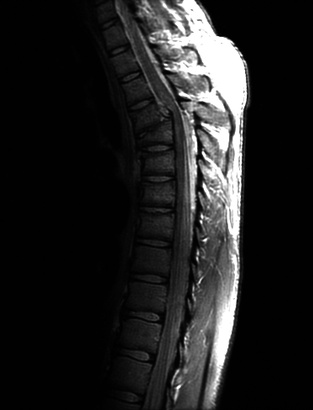
%> input picture project01/code/Fig1.jpg, 313 x 410 px, shrunk from 373 x 488 before the run
$ octave assignment1.m   (GNU Octave 9; MATLAB toolbox functions it lacks are replaced by stand-ins)
%> lines starting %> are read from the running program, lines starting %| are printed output that depends on the picture
### project01/code/hist.m
function y=hist(f,n)
%f is the original image
%y is the gray-level distribution of this image
%n is the gray-level of the image
y=zeros(1,n);
for i=1:size(f,1)
    for j=1:size(f,2)
        y(f(i,j)+1)=y(f(i,j)+1)+1;
    end
end
y=y/numel(f);
%normalization process
end

### project01/code/Histogram_equalization.m
function Histogram_equalization(f,n)
%f is the original image
%n is the gray-level of the image
x=0:n-1;
y=hist(f,n);
subplot(2,3,1),imshow(f);
title('original image');
subplot(2,3,2),plot(x,y),xlabel('x'),ylabel('y'),title('histogram of the original image');
[s,f1]=equalization(f,y,n);
subplot(2,3,3),plot(x,s),xlabel('x'),ylabel('s'),title('transformation function');
subplot(2,3,4),imshow(f1);title('Enhanced image');
y1=hist(f1,n);
subplot(2,3,5),plot(x,y1),xlabel('x'),ylabel('y'),title('histogram of the Enhanced image');
end

### project01/code/equalization.m
function [s,f1]=equalization(f,y,n)
%f is the original image, f1 is the enhanced image
%y is the gray-level distribution of this image
%s is the gray-level distribution of the enhanced image
%n is the gray-level of the image
s=zeros(1,n);tmp=0;f1=f;
for i=1:n
    tmp=tmp+y(i);
    s(i)=round((n-1)*tmp);
end
for i=1:size(f,1)
    for j=1:size(f,2)
        f1(i,j)=s(f(i,j)+1);
    end
end
end

### project01/code/assignment1.m
clc;
clear;
close all;
f1=imread('Fig1.jpg');
%> f1 is the input picture: size 410x313 uint8; min 0, max 255, mean 32.6
f2=imread('Fig2.jpg');
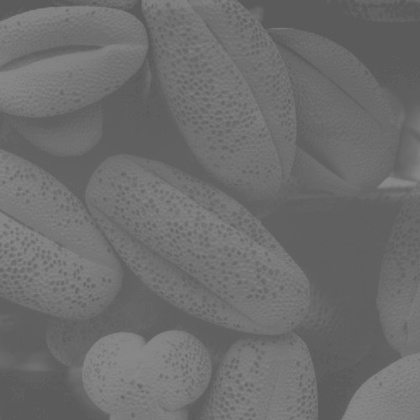
%> input picture project01/code/Fig2.jpg, 420 x 420 px, shrunk from 500 x 500 before the run
%> f2 is the input picture: size 420x420 uint8; min 87, max 138, mean 109.1
Histogram_equalization(f1,256);
%> after the loop in hist, `for i=1:size(f,1)`: y = 256 values, max 72541 at index 2, min 0 at index 256, mean 501.3
%> in hist, `y=y/numel(f);`: y = 256 values, max 0.565 at index 2, min 0 at index 256, mean 0.00391
%> the loop in equalization, `for i=1:n` made 256 passes
%> tmp on passes 1 to 3: 0.00919, 0.574, 0.593
%> after the loop in equalization, `for i=1:n`: s = 256 values from 2 to 255; tmp = 1
%> after the loop in equalization, `for i=1:size(f,1)`:
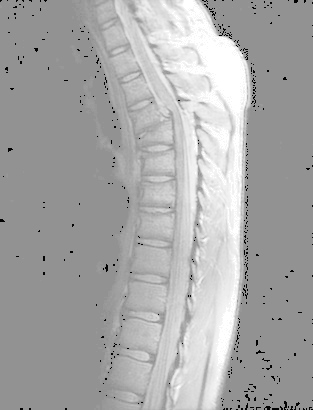
%> f1: size 410x313 uint8; min 2, max 255, mean 168.3
%> in Histogram_equalization, `[s,f1]=equalization(f,y,n);`: s = 256 values from 2 to 255
%> in Histogram_equalization, `y1=hist(f1,n);`: y1 = 256 values, max 0.565 at index 147, min 0 at index 1, mean 0.00391
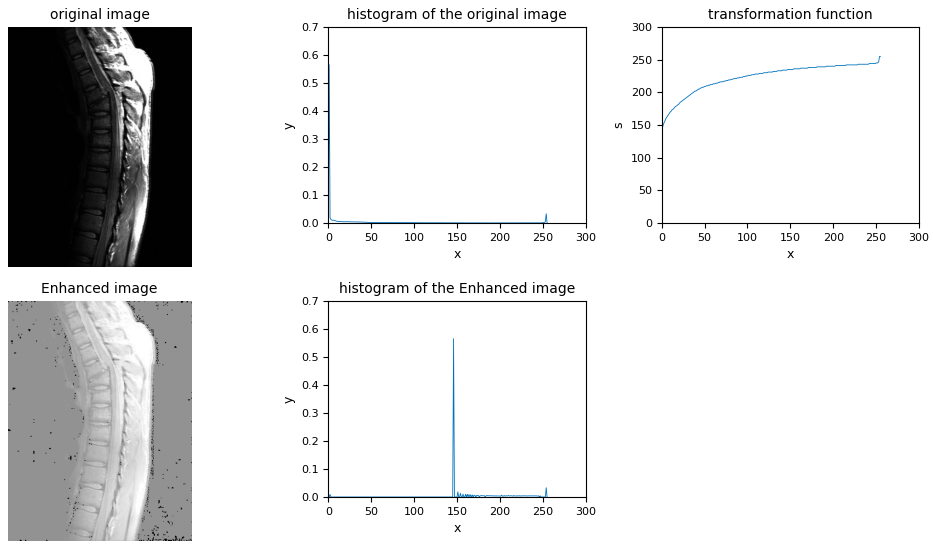
%> figure redrawn from the program's plot data, 5 panels
figure,Histogram_equalization(f2,256);
%> call 2 of equalization, with n = 256
%> after the loop in equalization (call 2), `for i=1:n`: s = 256 values from 0 to 255; tmp = 1
%> after the loop in equalization (call 2), `for i=1:size(f,1)`:
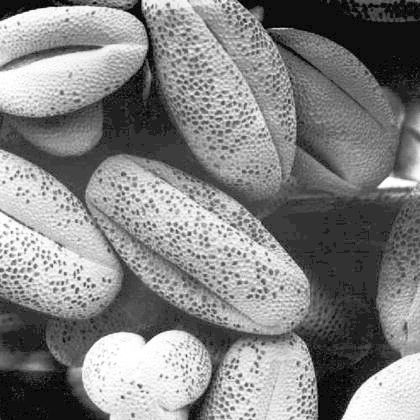
%> f1: size 420x420 uint8; min 0, max 255, mean 131.2
%> after `Histogram_equalization(f2,256)`:
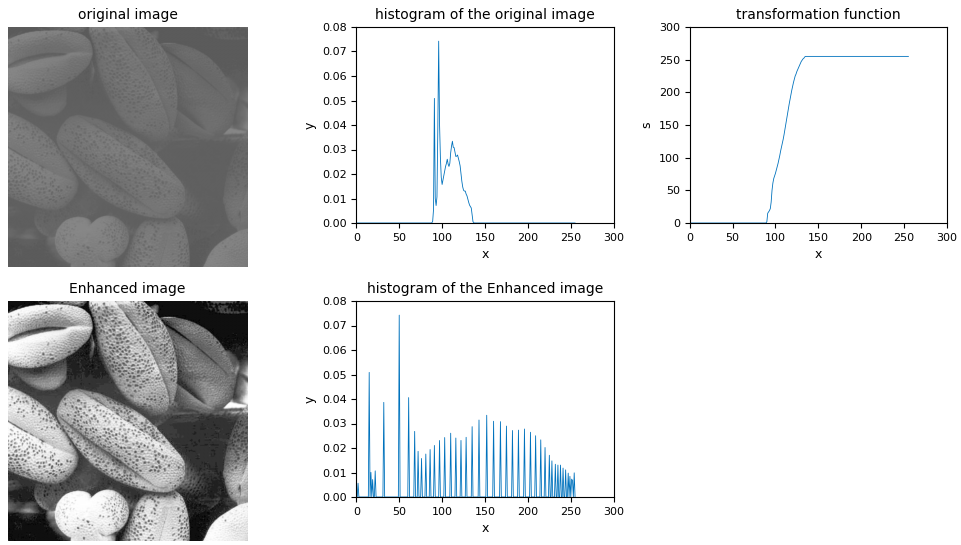
%> figure redrawn from the program's plot data, 5 panels
